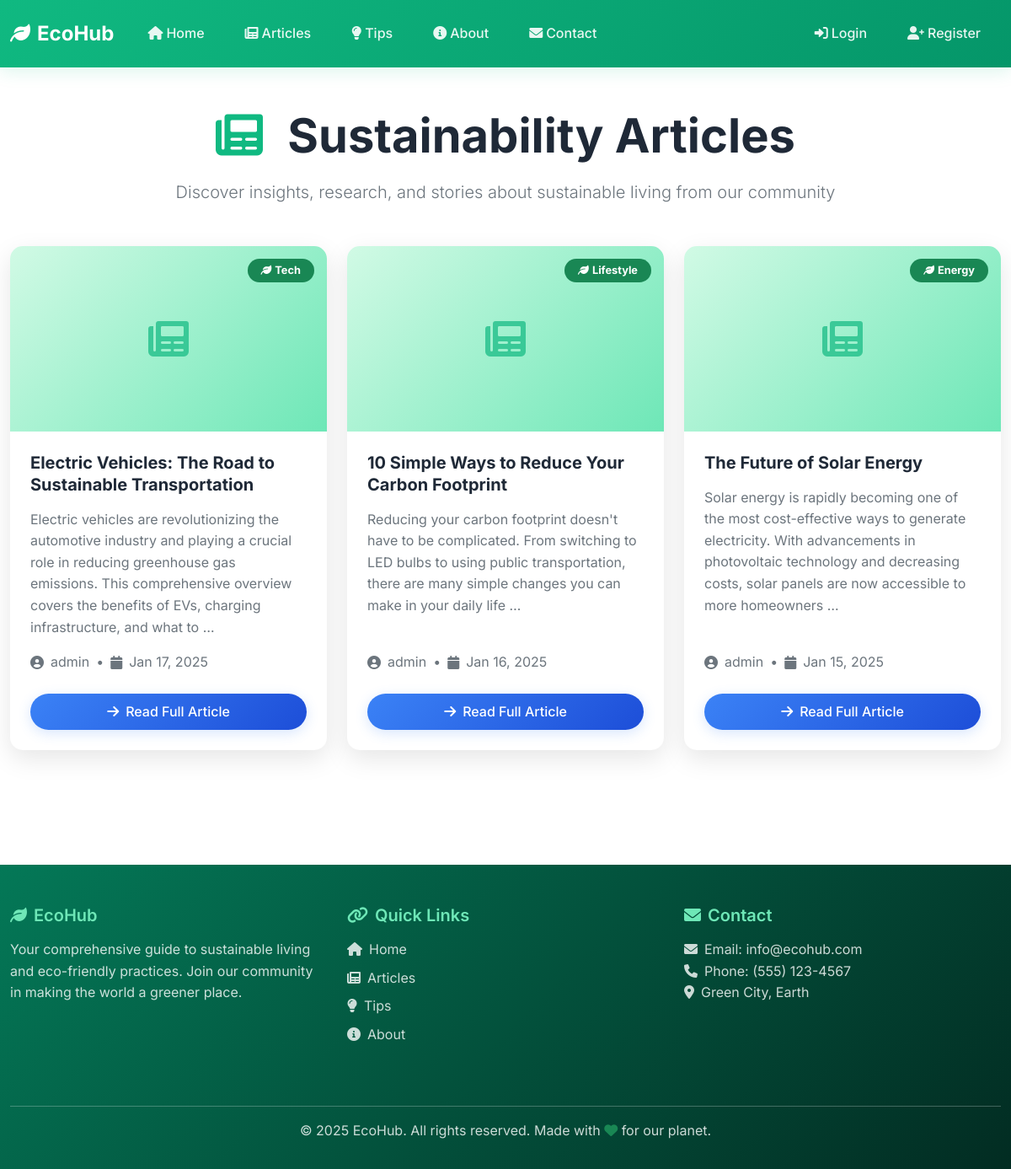
The app's page /articles/ with its own data.
### articles/models.py (models this page shows, shortened)
class Article(models.Model):
    CATEGORY_CHOICES = [
        ('energy', 'Renewable Energy'),
        ('lifestyle', 'Green Lifestyle'),
        ('tech', 'Eco Technology'),
        ('news', 'Sustainability News'),
    ]
    title = models.CharField(max_length=200)
    content = models.TextField()
    author = models.ForeignKey(User, on_delete=models.CASCADE)
    category = models.CharField(max_length=50, choices=CATEGORY_CHOICES)
    image = models.ImageField(upload_to='article_images/', blank=True, null=True)
    created_at = models.DateTimeField(auto_now_add=True)

### articles/views.py (the view)
# urls.py: path('', views.ArticleListView.as_view(), name='article-list'),
class ArticleListView(ListView):
    model = Article
    template_name = 'articles/article_list.html'
    context_object_name = 'articles'
    ordering = ['-created_at']

### articles/templates/articles/article_list.html (shortened to what this page needs)
{% extends 'base.html' %}
{% block content %}
<div class="articles-section py-5">
    <div class="container">
        <div class="section-header text-center mb-5">
            <h1 class="display-4 fw-bold mb-3" style="color: var(--text-dark);">
                <i class="fas fa-newspaper me-3 text-primary-green"></i>
                Sustainability Articles
            </h1>
            <p class="lead text-muted mb-4">
                Discover insights, research, and stories about sustainable living from our community
            </p>
        </div>
        <div class="row">
            {% for article in articles %}
            <div class="col-lg-6 col-xl-4 mb-4">
                <div class="card h-100 shadow-custom article-card">
                    {% if article.image %}
                    <div class="card-img-container" style="position: relative; overflow: hidden;">
                        <img src="{{ article.image.url }}" class="card-img-top" alt="{{ article.title }}"
                            style="height: 220px; object-fit: cover;">
                        <div class="card-overlay" style="position: absolute; top: 15px; right: 15px;">
                            <span class="badge bg-success"
                                style="border-radius: 20px; padding: 0.5rem 1rem; font-size: 0.8rem;">
                                <i class="fas fa-leaf me-1"></i>{{ article.category|title }}
                            </span>
                        </div>
                    </div>
                    {% else %}
                    <div class="card-img-placeholder"
                        style="height: 220px; background: linear-gradient(135deg, var(--light-green) 0%, var(--accent-green) 100%); display: flex; align-items: center; justify-content: center; position: relative;">
                        <i class="fas fa-newspaper fa-3x" style="color: var(--primary-green); opacity: 0.7;"></i>
                        <div class="card-overlay" style="position: absolute; top: 15px; right: 15px;">
                            <span class="badge bg-success"
                                style="border-radius: 20px; padding: 0.5rem 1rem; font-size: 0.8rem;">
                                <i class="fas fa-leaf me-1"></i>{{ article.category|title }}
                            </span>
                        </div>
                    </div>
                    {% endif %}
                    <div class="card-body d-flex flex-column">
                        <h5 class="card-title fw-bold mb-3" style="color: var(--text-dark); line-height: 1.3;">
                            {{ article.title }}
                        </h5>
                        <p class="card-text text-muted mb-3 flex-grow-1">
                            {{ article.content|truncatewords:30 }}
                        </p>
                        <div class="article-meta mb-3">
                            <div class="d-flex align-items-center text-muted mb-2">
                                <div class="author-info d-flex align-items-center">
                                    <i class="fas fa-user-circle me-2"></i>
                                    <span class="fw-medium">{{ article.author.username }}</span>
                                </div>
                                <span class="mx-2">•</span>
                                <div class="date-info d-flex align-items-center">
                                    <i class="fas fa-calendar me-2"></i>
                                    <span>{{ article.created_at|date:"M d, Y" }}</span>
                                </div>
                            </div>
                        </div>
                        <div class="card-actions">
                            <a href="{% url 'article-detail' article.pk %}" class="btn btn-primary w-100">
                                <i class="fas fa-arrow-right me-2"></i>Read Full Article
                            </a>
                        </div>
                    </div>
                </div>
            </div>
            {% endfor %}
        </div>
    </div>
</div>
{% endblock %}

### templates/base.html (style rules this page uses)
:root { --primary-green: #2e7d32; --light-green: #4caf50; --dark-green: #1b5e20; --accent-green: #81c784; --bg-light: #f1f8e9; --text-dark: #2e2e2e; --text-light: #5e5e5e; }
body { font-family: 'Segoe UI', Tahoma, Geneva, Verdana, sans-serif; background-color: #f8f9fa; }
.text-primary-green { color: var(--primary-green) !important; }
.shadow-custom { box-shadow: 0 4px 6px rgba(0, 0, 0, 0.1); }
.card { border: none; border-radius: 15px; transition: transform 0.3s ease, box-shadow 0.3s ease; }
:root { --primary-green: #10b981; --secondary-green: #059669; --light-green: #d1fae5; --dark-green: #047857; --accent-green: #6ee7b7; --text-dark: #1f2937; --text-light: #6b7280; --bg-light: #f9fafb; --border-color: #e5e7eb; }
* { margin: 0; padding: 0; box-sizing: border-box; }
body { font-family: 'Inter', -apple-system, BlinkMacSystemFont, 'Segoe UI', sans-serif; line-height: 1.6; color: var(--text-dark); background-color: #fff; }
.btn-primary { background: linear-gradient(135deg, #3b82f6 0%, #1d4ed8 100%); border: none; border-radius: 25px; padding: 0.6rem 1.5rem; font-weight: 500; transition: all 0.3s ease; box-shadow: 0 4px 15px rgba(59, 130, 246, 0.2); }
.card { border: none; border-radius: 15px; box-shadow: 0 4px 20px rgba(0, 0, 0, 0.08); transition: all 0.3s ease; overflow: hidden; }
.card-body { padding: 1.5rem; }
.card-title { color: var(--text-dark); font-weight: 600; margin-bottom: 0.75rem; }
.card-text { color: var(--text-light); line-height: 1.6; }
.container { max-width: 1200px; }
.shadow-custom { box-shadow: 0 10px 30px rgba(0, 0, 0, 0.1); }

### articles/templates/articles/article_list.html (style rules this page uses)
.article-card { transition: all 0.3s ease; border: none; border-radius: 15px; overflow: hidden; }

### records on screen
Article: category "Tech", title "Electric Vehicles: The Road to Sustainable Transportation", content "Electric vehicles are revolutionizing the automotive industry and playing a crucial role in reducing greenhouse gas emissions. This comprehensive overview covers the benefits of EVs, charging infrastructure, and what to …", author.username "admin", created_at "Jan 17, 2025"
Article: category "Lifestyle", title "10 Simple Ways to Reduce Your Carbon Footprint", content "Reducing your carbon footprint doesn't have to be complicated. From switching to LED bulbs to using public transportation, there are many simple changes you can make in your daily life …", author.username "admin", created_at "Jan 16, 2025"
Article: category "Energy", title "The Future of Solar Energy", content "Solar energy is rapidly becoming one of the most cost-effective ways to generate electricity. With advancements in photovoltaic technology and decreasing costs, solar panels are now accessible to more homeowners …", author.username "admin", created_at "Jan 15, 2025"
